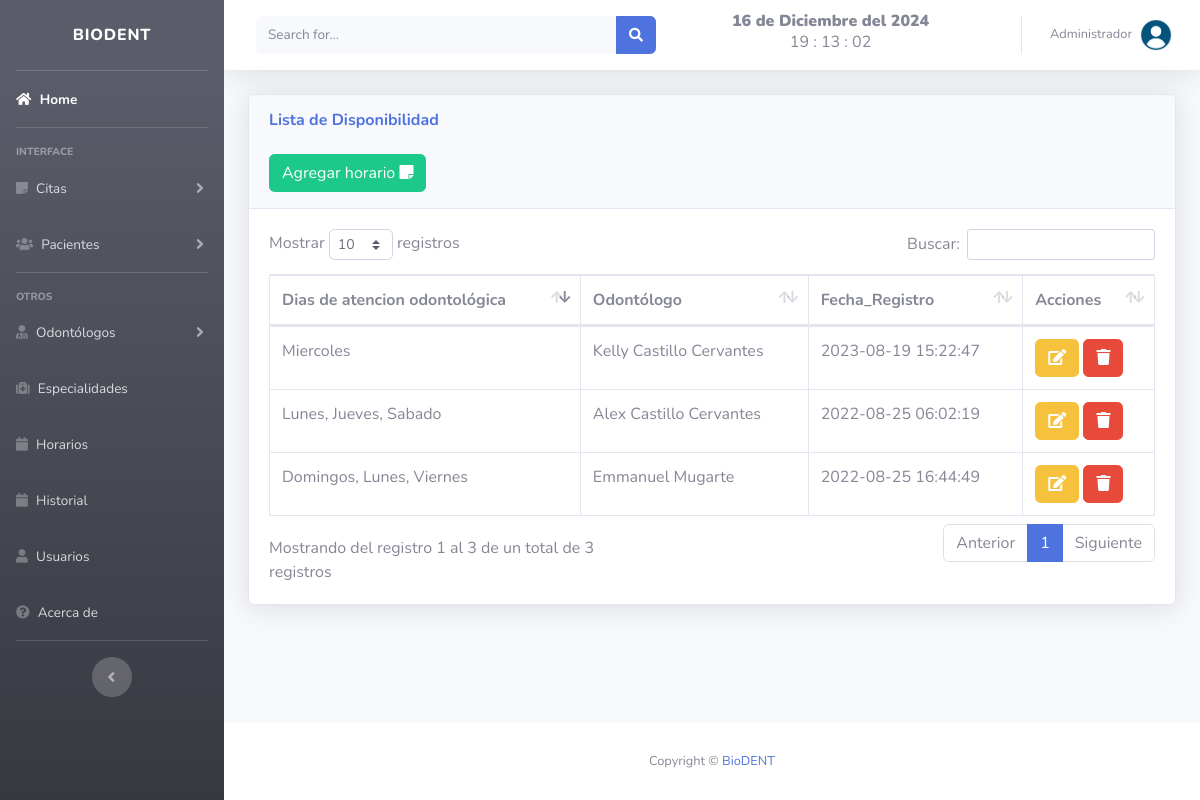
The page /views/horarios.php (signed in) on the database its author committed.
### tables this page shows
CREATE TABLE `horario` (
  `id` int(11) NOT NULL,
  `dias` varchar(50) NOT NULL,
  `id_doctor` int(11) NOT NULL,
  `fecha` timestamp NOT NULL DEFAULT current_timestamp()
);

CREATE TABLE `doctor` (
  `id` int(11) NOT NULL,
  `cedula` int(50) NOT NULL,
  `nombres` varchar(50) NOT NULL,
  `id_especialidad` int(11) NOT NULL,
  `sexo` varchar(50) NOT NULL,
  `telefono` varchar(50) NOT NULL,
  `fecha` date NOT NULL,
  `correo` varchar(50) NOT NULL DEFAULT current_timestamp(),
  `fecha_registro` timestamp NOT NULL DEFAULT current_timestamp()
);

### views/horarios.php (the view, shortened to what this page needs)
<?php
include "../includes/db.php";
?>
<!DOCTYPE html>
<html lang="en">
<head>
</head>
<?php include "../includes/header.php"; ?>
<body id="page-top">
    <div class="container-fluid">
        <div class="card shadow mb-4">
            <div class="card-header py-3">
                <h6 class="m-0 font-weight-bold text-primary">Lista de Disponibilidad</h6>
                <br>
                <?php
                        $rolesPermitidos = [1, 2];
                        if (in_array($rolUsuario, $rolesPermitidos)) {
                ?>
                <button type="button" class="btn btn-success" data-toggle="modal" data-target="#horario">
                    <span class="glyphicon glyphicon-plus"></span> Agregar horario <i class="fa fa-sticky-note" aria-hidden="true"></i> </a></button>
                    <?php }?>
            </div>
            <div class="card-body">
                <div class="table-responsive">
                    <table class="table table-bordered" id="dataTable" width="100%" cellspacing="0">
                        <thead>
                            <tr>
                                <th>Dias de atencion odontológica</th>
                                <th>Odontólogo</th>
                                <th>Fecha_Registro</th>
                                <?php
                                $rolesPermitidos = [1, 2];
                                    if (in_array($rolUsuario, $rolesPermitidos)) {
                                ?>
                                <th>Acciones</th>
                                <?php }?>
                            </tr>
                        </thead>
                        <?php
                        include "../includes/db.php";
                        $result = mysqli_query($conexion, "SELECT h.id, h.dias, d.nombres as doctor, h.fecha
                                    FROM horario h
                                    LEFT JOIN doctor d ON h.id_doctor = d.id");
                        while ($fila = mysqli_fetch_assoc($result)) :
                        ?>
                            <tr>
                                <td><?php echo $fila['dias']; ?></td>
                                <td><?php echo $fila['doctor']; ?></td>
                                <td><?php echo $fila['fecha']; ?></td>
                                <?php
                                $rolesPermitidos = [1, 2];
                                    if (in_array($rolUsuario, $rolesPermitidos)) {
                                ?>
                                <td>
                                    <a class="btn btn-warning" href="../includes/editar_horario.php?id=<?php echo $fila['id'] ?> ">
                                        <i class="fa fa-edit "></i> </a>
                                    <a href="../includes/eliminar_horario.php?id=<?php echo $fila['id'] ?> " class="btn btn-danger btn-del">
                                        <i class="fa fa-trash "></i></a></button>
                                </td>
                                <?php }?>
                            </tr>
                        <?php endwhile; ?>
                    </table>
                </div>
            </div>
        </div>
    </div>
    <?php include "../includes/footer.php"; ?>
</body>
</html>

### rows shown on the page
horario: dias "Lunes, Jueves, Sabado", id_doctor.nombres "Alex Castillo Cervantes", fecha "2022-08-25 06:02:19"
horario: dias "Domingos, Lunes, Viernes", id_doctor.nombres "Emmanuel Mugarte", fecha "2022-08-25 16:44:49"
horario: dias "Miercoles", id_doctor.nombres "Kelly Castillo Cervantes", fecha "2023-08-19 15:22:47"

### other values the page prints
fecha() "16 de Diciembre del 2024"
$_SESSION['nombre'] "Administrador"
